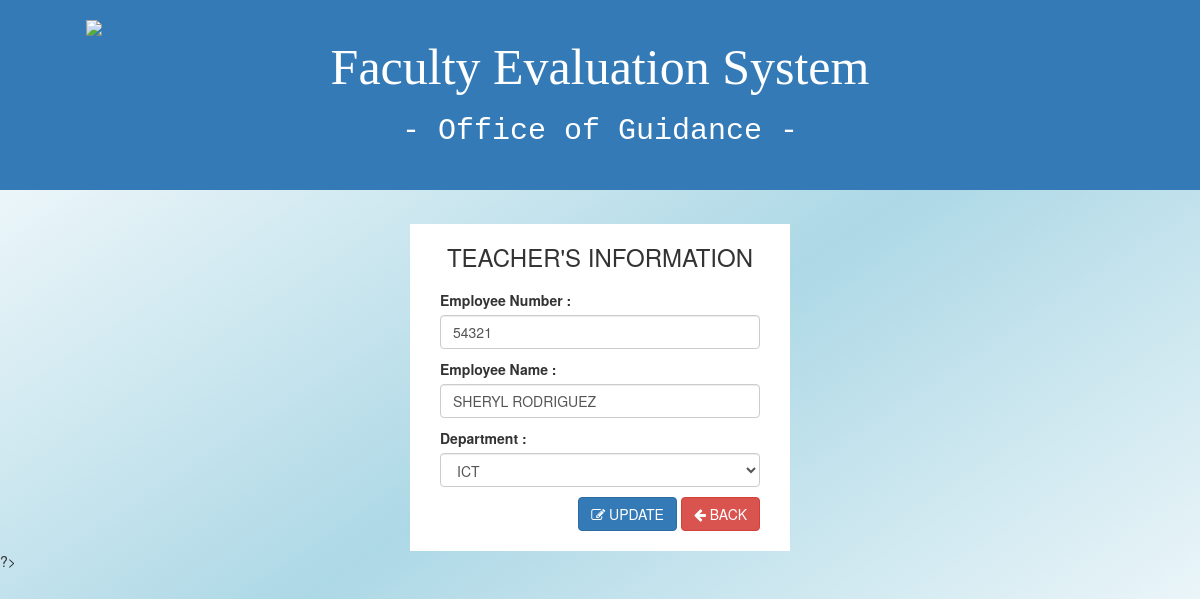
Page /functions/edit.php?edit=29 on the earlier database version.
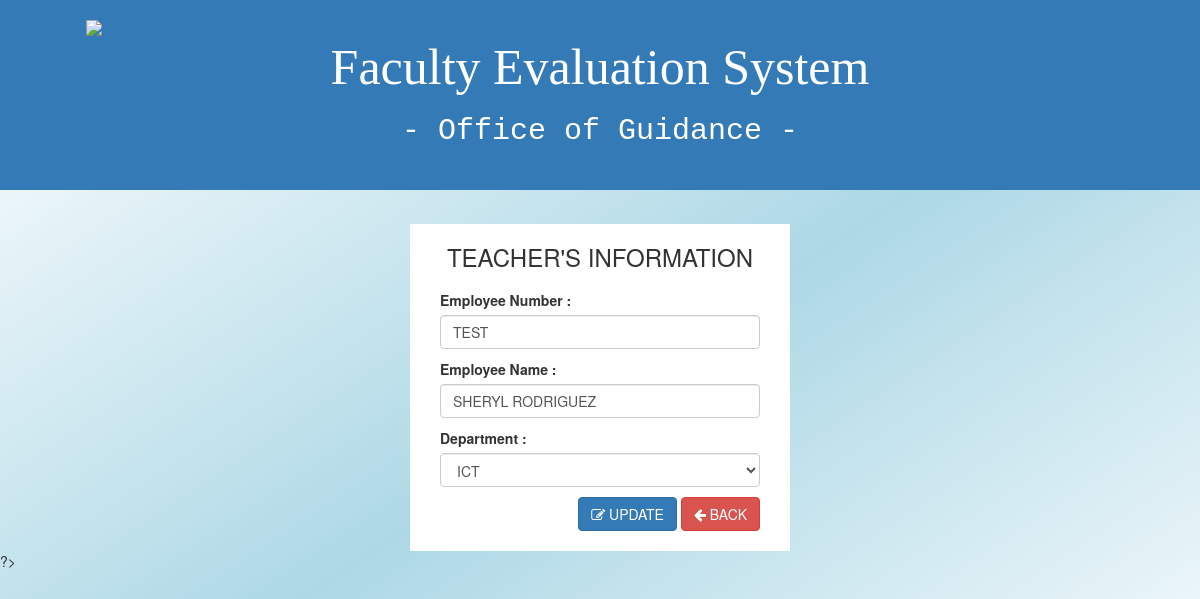
Same page on the later database version.
### tables this page shows
CREATE TABLE `teachers` (
  `id` int(11) NOT NULL,
  `emp_id` varchar(11) NOT NULL,
  `name` varchar(100) NOT NULL,
  `department` varchar(100) NOT NULL
);

### database/database.php (called while the page is built, shortened)
<?php
function connect(){
	$db = new PDO("mysql:host=localhost;dbname=scheduling_system","root","");
	return $db;
}
function teacherupdate($M_ID){
    $db = connect();
     $query = $db->prepare("SELECT * FROM teachers WHERE id = '$M_ID'");
     if($query->execute()){
         if($query->rowCount() == 1){
             return $result = $query->fetchAll();
         }
         else{
             return 0;
         }
     }
     else{
         $query->errorInfo();
     }
}
?>

### functions/edit.php (the view, shortened to what this page needs)
<?php
include '../database/database.php';
if(isset($_GET['edit'])){
$id=$_GET['edit'];
}
$data = teacherupdate($id);
        if($data){
              foreach($data as $r){
                $emp_id = $r['emp_id'];
                $name = $r['name'];
                $department = $r['department'];
              }
}
?>
<html>
<head>
  <link href="../style/bootstrap.min.css" rel="stylesheet">
  <link rel="stylesheet" href="../style/css/font-awesome.min.css" type="text/css">
  <link href="../style/master.css" rel="stylesheet">
</head>
<body style="background:linear-gradient(to bottom right,white,lightblue,white);">
  <header style="margin-bottom: 20px;">
    <div class="container-fluid bg-primary">
      <div class="row">
        <div class="container" style="padding: 20px 0px;">
          <div class="col-md-3">
            <div class="box">
                <img class="img-responsive" src="../images/logo.png">
            </div>
          </div>
          <div class="col-md-6 text-center">
              <h1 class="font"> Faculty Evaluation System </h1>
              <h1 class="font2"> - Office of Guidance - </h1>
          </div>
          <div class="col-md-3"></div>
        </div>
      </div>
    </div>
  </header>
<div class="container">
  <div class="">
    <form action="edit.php" method="POST">
      <div class="col-md-4"></div>
      <div class="col-md-4 bgwhite" style="padding: 20px 30px 20px 30px">
        <h3 align="center" style="margin: 0px 0px 20px 0px">TEACHER'S INFORMATION</h3>
        <div class="form-group">
          <label>Employee Number : </label>
          <input type="text" name="empnum" value="<?php echo $emp_id ?>"
          class="form-control botspace" size="30" height= "100" minlength="7" maxlength="7"
          title="example format: SRT-123" required style="margin-bottom: 10px; text-transform:uppercase;">
          <label>Employee Name : </label>
          <input type="text" name="name" value="<?php echo $name ?>"
          class="form-control botspace" required style="margin-bottom: 10px; text-transform:uppercase;">
          <label>Department : </label>
          <select name="dept" value="<?php echo $department ?>"
          class="form-control botspace" required style="margin-bottom: 10px;">
          <option value="<?php echo $department ?>"><?php echo $department ?></option>
          </select>
          <div class="pull-right">
            <button type="submit" name="update" class="btn btn-primary">
            <i class="fa fa-edit"></i> UPDATE</button>
            <a href="../chereg.php" class="btn btn-danger">
              <i class="fa fa-arrow-left"></i> BACK</a>
          </div>
        </div>
      </div>
      <div class="col-md-4"></div>
    </form>
  </div>
</div>
?>
</body>
</html>

Differences in the rows shown:
changed teachers "SHERYL RODRIGUEZ": empnum "54321" → "test"
